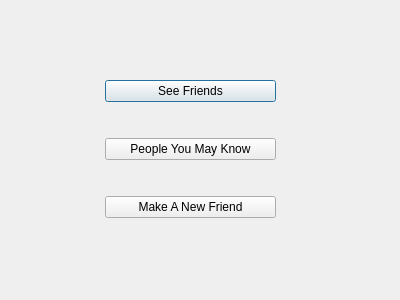
<?xml version="1.0" encoding="UTF-8"?>
<ui version="4.0">
 <class>makeNewFriend_button</class>
 <widget class="QDialog" name="makeNewFriend_button">
  <property name="geometry">
   <rect>
    <x>0</x>
    <y>0</y>
    <width>400</width>
    <height>300</height>
   </rect>
  </property>
  <property name="windowTitle">
   <string>Dialog</string>
  </property>
  <widget class="QWidget" name="">
   <property name="geometry">
    <rect>
     <x>105</x>
     <y>50</y>
     <width>171</width>
     <height>201</height>
    </rect>
   </property>
   <layout class="QVBoxLayout" name="verticalLayout">
    <item>
     <widget class="QPushButton" name="seeFriends_button">
      <property name="text">
       <string>See Friends</string>
      </property>
     </widget>
    </item>
    <item>
     <widget class="QPushButton" name="peopleYouMayKnow_button">
      <property name="text">
       <string>People You May Know</string>
      </property>
     </widget>
    </item>
    <item>
     <widget class="QPushButton" name="pushButton_3">
      <property name="text">
       <string>Make A New Friend</string>
      </property>
     </widget>
    </item>
   </layout>
  </widget>
 </widget>
 <resources/>
 <connections/>
</ui>
